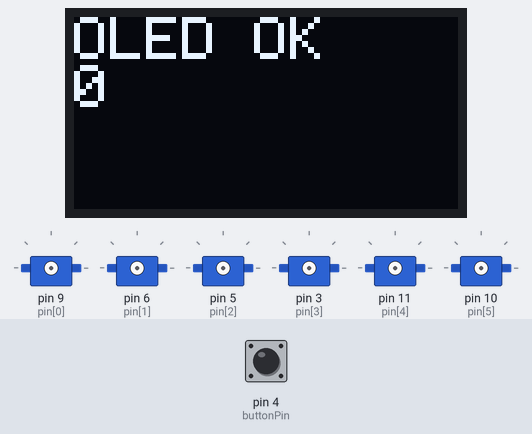
Simulated run of this sketch. Board: Arduino Uno, built with avr-gcc and run on an emulated ATmega328P. On the bench: 128×64 one-colour display, 6 × servo. The test bench sets the inputs (shaded band); at power-on: pin 4 (buttonPin) HIGH. What the sketch prints to the serial monitor is not drawn.

Above: at 1.2 s.
1.3 s: pin 4 (buttonPin) pulled LOW for 3.2 s
At 5.4 s:
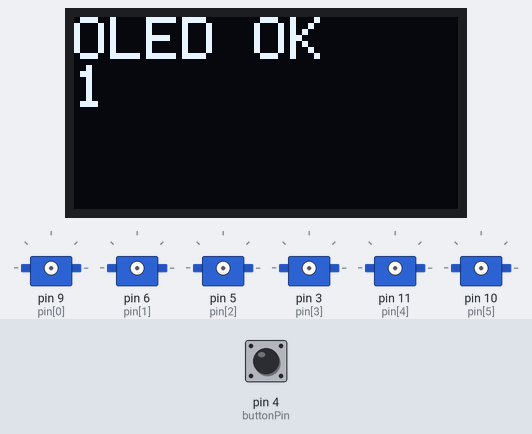
7.5 s: pin 4 (buttonPin) pulled LOW for 0.15 s
At 7.6 s:
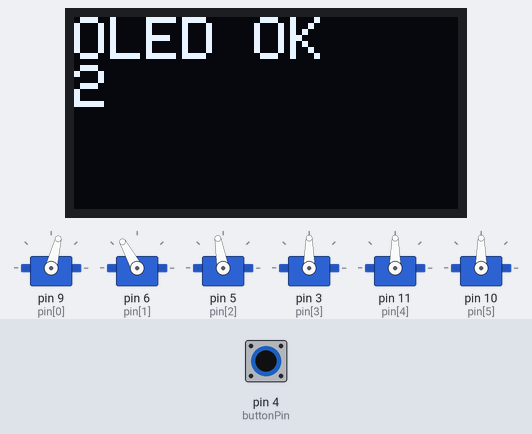
8.2 s: pin 4 (buttonPin) pulled LOW for 1 s
At 9.68 s:
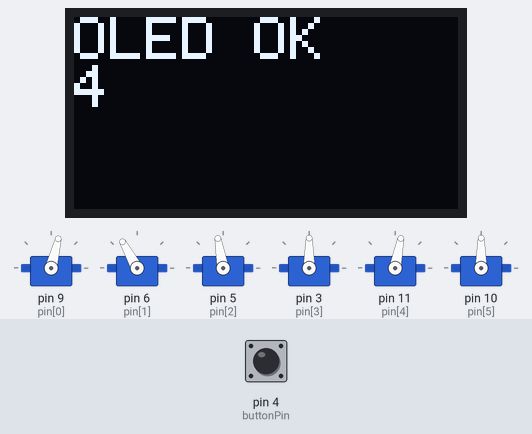
9.8 s: pin 4 (buttonPin) pulled LOW for 0.15 s
At 10.02 s:
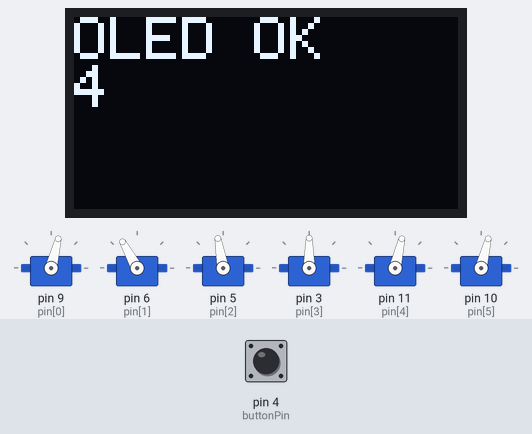
10.5 s: pin 4 (buttonPin) pulled LOW for 0.15 s
At 11.02 s:
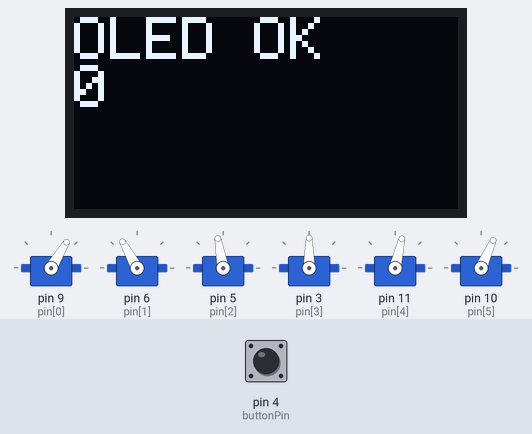
11.2 s: pin 4 (buttonPin) pulled LOW for 1 s
At 12.21 s:
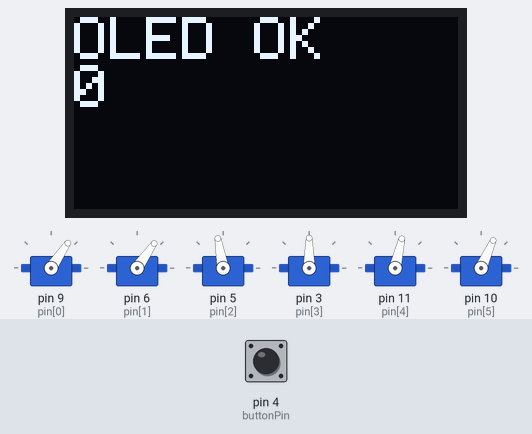
Timing chart, 0 to 15.4 s (numbered marks = the images above; inputs shaded):
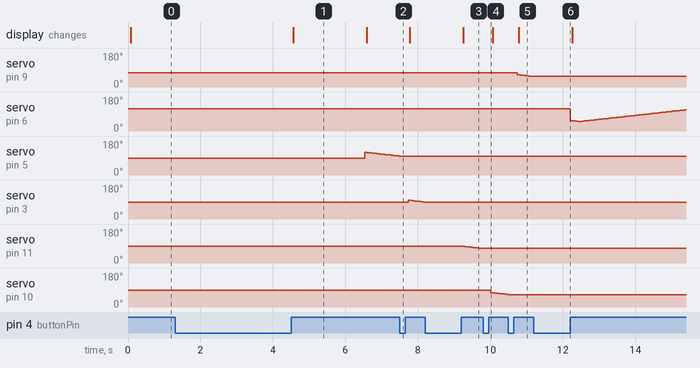

Measured:
- after the input at 1.3 s, servo on pin 9 (pin[0]): stays 76° (without the input it goes to 119° after 2.0 s); servo on pin 6 (pin[1]): stops changing and stays 119°
- after the input at 7.5 s, servo on pin 5 (pin[2]): stays 100° (without the input it goes to 99° after 0.03 s)
- after the input at 8.2 s, servo on pin 3 (pin[3]): stays 90° (without the input it goes to 89° after 0.00 s); servo on pin 11 (pin[4]): moves from 90° to 77° over 0.57 s, starting after 1.0 s; the display: changes after 1.0 s (image 3)
- after the input at 9.8 s, servo on pin 11 (pin[4]): stays 77° (without the input it goes to 76° after 0.02 s); servo on pin 10 (pin[5]): moves from 90° to 66° over 0.47 s, starting after 0.22 s
- after the input at 10.5 s, servo on pin 9 (pin[0]): moves from 76° to 56° over 0.43 s, starting after 0.24 s; servo on pin 10 (pin[5]): stays 66° (without the input it goes to 65° after 0.04 s); the display: changes after 0.28 s (image 5)
- after the input at 11.2 s, servo on pin 9 (pin[0]): stops changing and stays 56°
- what the display in image 1 shows lasts 2.0 s, from 4.6 s to 6.6 s

The sketch:

Unpacking_test_code.ino
```cpp
#include <Servo.h>

// OLED test.
#include <Wire.h>
#include <Adafruit_GFX.h>
#include <Adafruit_SSD1306.h>
#define OLED_RESET     4
Adafruit_SSD1306 display(128, 64, &Wire, OLED_RESET);

// Define the initial angle position of steering gear test.
int pos = 50;
// Define the minimum angle position of steering gear test.
int posMin = 50;
// Define the maximum angle position of steering gear test.
int posMax = 120;

// Uniformly define all pins (test load steering gear).
int pin[] = {9,6,5,3,11,10};

// Define the number of test pins.
const int PIN_COUNT = sizeof(pin)/sizeof(pin[0]);
// create servo objects to control servos
Servo s[PIN_COUNT];
// Define control mode: 0, independent control; 1, Full control.
int control = 1;

// Define which steering gear to control from.
int tmpkey = 0;

//It is controlled by the button on the drive board.
const int buttonPin = 4;

// Define flipper(make the steering gear rotate back and forth without returning directly)
int flip = 0;
void setup() {
  Serial.begin(9600);
  pinMode(buttonPin, INPUT);

  // OLED test.
  display.begin(SSD1306_SWITCHCAPVCC, 0x3C);
  display.setTextColor(WHITE);//Sets the font display color
  display.clearDisplay();//cls
}

void loop() {
  int timer=0;
  if(digitalRead(buttonPin)==LOW){
      while(digitalRead(buttonPin)==LOW){
        delay(100);
        timer++;
        if(timer>=50){timer=50;}
      }
      if(timer==50){
        tmpkey=0;
      }else{
          tmpkey++;
          if(tmpkey >= 6) tmpkey = 0;
      }
  }

  if (pos >= posMax) {
    if (control == 0){
      detachOne();
    } else {
      tmpkey++;
    }
    if (tmpkey == PIN_COUNT) {
      if (control == 1) detachAll();
      tmpkey = 0;
    }
    flip = 1;

    if (control == 0) {
      attachOne(pin[tmpkey]);
      Serial.print("Individually attached: ");
    } else {
      attachAll();
      Serial.print("All attached : ");
    }
    Serial.print(tmpkey);
    Serial.print(" (pin:");
    Serial.print(pin[tmpkey]);
    Serial.print(") control model: ");
    Serial.println(control);
  } else if(pos <= posMin){
    flip = 0;
  }
  moveServo(pos);
  if(flip == 0){
    pos++;
  } else {
    pos--;
  }
  delay(20);

  // OLED test.
  //Set the font size
  display.clearDisplay();
  display.setTextSize(2);
  //Set the display location
  display.setCursor(0,0);
  //String displayed
  display.println(F("OLED OK"));
  display.println(tmpkey);
  //Began to show
  display.display();
}

// Associated single pin
void attachOne(int pin) {
  s[tmpkey].attach(pin);
}

// Disassociate a single pin
void detachOne() {
  s[tmpkey].detach();
}

// Associate all pins
void attachAll() {
  for (int i = 0; i < PIN_COUNT; ++i) {
    s[i].attach(pin[i]);
  }
}

// Disassociate all pins
void detachAll() {
  for (int i = 0; i < PIN_COUNT; ++i) {
    s[i].detach();
  }
}

// Drive steering gear
void moveServo(int angle) {
    s[tmpkey].write(angle);
}
```
